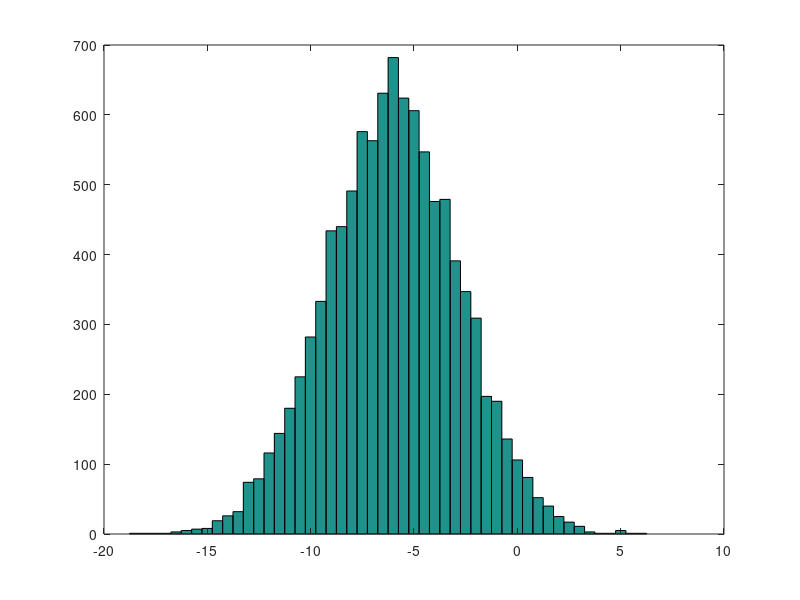

The MATLAB source for this figure:
%% Change Octave prompt  
PS1('>> ');
%% Change working directory in windows example:
cd 'c:/path/to/desired/directory name'
%% Note that it uses normal slashes and does not use escape characters for the empty spaces.

%% elementary operations
5+6
3-2
5*8
1/2
2^6
1 == 2 % false
1 ~= 2 % true.  note, not "!="
1 && 0
1 || 0
xor(1,0)


%% variable assignment
a = 3; % semicolon suppresses output
b = 'hi';
c = 3>=1;

% Displaying them:
a = pi
disp(a)
disp(sprintf('2 decimals: %0.2f', a))
disp(sprintf('6 decimals: %0.6f', a))
format long
a
format short
a


%%  vectors and matrices
A = [1 2; 3 4; 5 6]

v = [1 2 3]
v = [1; 2; 3]
v = 1:0.1:2   % from 1 to 2, with stepsize of 0.1. Useful for plot axes
v = 1:6       % from 1 to 6, assumes stepsize of 1 (row vector)

C = 2*ones(2,3) % same as C = [2 2 2; 2 2 2]
w = ones(1,3)   % 1x3 vector of ones
w = zeros(1,3)
w = rand(1,3) % drawn from a uniform distribution 
w = randn(1,3)% drawn from a normal distribution (mean=0, var=1)
w = -6 + sqrt(10)*(randn(1,10000));  % (mean = -6, var = 10) - note: add the semicolon
hist(w)    % plot histogram using 10 bins (default)
hist(w,50) % plot histogram using 50 bins
% note: if hist() crashes, try "graphics_toolkit('gnu_plot')" 

I = eye(4)   % 4x4 identity matrix

% help function
help eye
help rand
help help